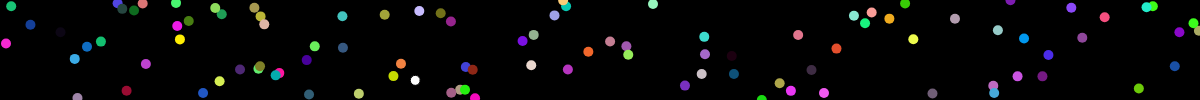
Frame 1 (no input)
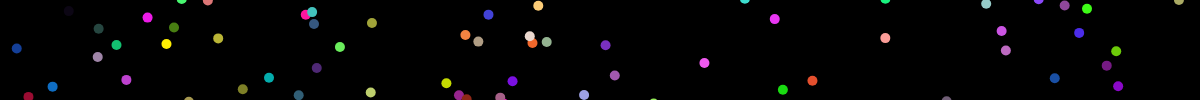
Frame 60 (no input)
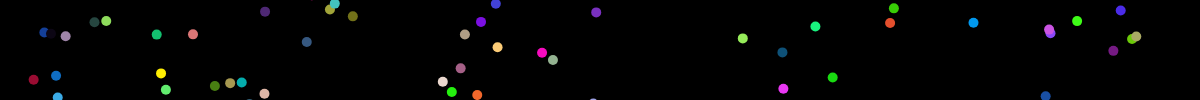
Frame 120 (the mouse pressed at the canvas centre since frame 60)

The p5.js sketch that drew these frames (run headless with seeded random() and noise() and a simulated clock; from frame 60 on, the mouse is pressed at the canvas centre):

// p5.js sketch
// ── sketch.js

let stars = [];
let canvas;
let numberOfStars = 100;
let clickedStatus = 0;

function setup() {
    canvas = createCanvas(document.body.clientWidth, document.body.clientHeight);
    canvas.background(0);
    for (let i = 0; i < numberOfStars; i++) {
        stars[i] = new Star([
            random(255),
            random(255),
            random(255)
        ]);
    }
}

function draw() {
    canvas.background(0);

    for (let i = 0; i < stars.length; i++) {
        stars[i].show();
        stars[i].update();
    }
}


class Star {
    constructor(color) {
        this.x = random(0, canvas.width);
        this.y = random(0, canvas.height);
        this.z = random(canvas.width);
        this.color = color
    }

    show() {
        circle(this.x, this.y, 10);
        fill(this.color[0], this.color[1], this.color[2]);
        noStroke();
    }

    update() {
        this.x += random(-10, 10);
        this.y += random(-10, 10);

    }
}
